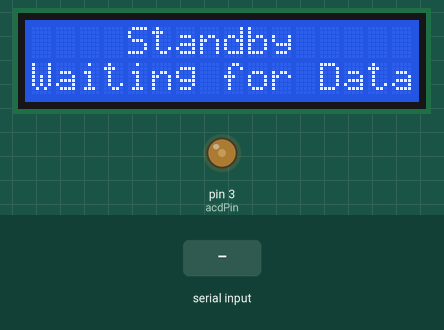
Recording of a sketch running on a simulated Arduino Uno, built with avr-gcc and run on an emulated ATmega328P. On the bench: 16×2 character LCD, output pins drawn as LEDs (lit = HIGH). The inputs (shaded band) are chosen by the test bench.

Above: at 1.2 s.
1.3 s: "90,45,200\n" received over Serial
At 3.8 s:
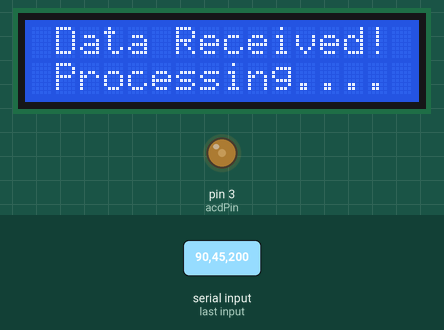
At 6.1 s:
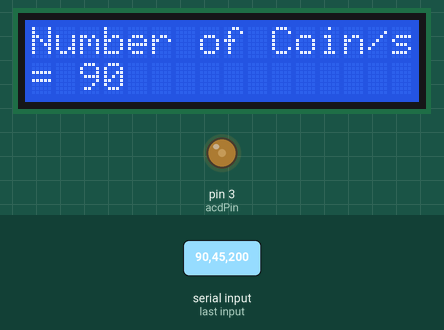
Timing chart, 0 to 19.6 s (numbered marks = the images above; inputs shaded):
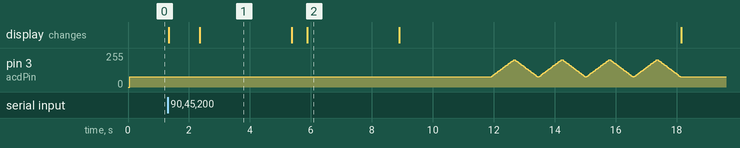

Measured:
- what the display in image 1 shows lasts 3.1 s, from 2.3 s to 5.4 s

The sketch:

Arduino_Code.ino
```cpp
#include <RBDdimmer.h> // Library for Light Dimmer Module
#include <LiquidCrystal_I2C.h> // Library for LCD
#include <Wire.h>

LiquidCrystal_I2C lcd(0x27, 16, 2); // I2C address 0x27, 16 column and 2 rows
const int zeroCrossPin 	= 2;
const int acdPin 	= 3;
const int arraySize = 2;
int intData;
float floatData;
int dataArray[arraySize];
int power = 0;
dimmerLamp acd(acdPin);
void setup() {
  // put your setup code here, to run once:
  lcd.backlight();
  Serial.begin(115200);
  lcd.init();
  lcd.display();
  acd.begin(NORMAL_MODE, ON);
  acd.setPower(30);
}

void loop() {
  // put your main code here, to run repeatedly:
  while (Serial.available() == 0) {
    lcd.setCursor(4, 0);
    lcd.print("Standby");
    lcd.setCursor(0, 1);
    lcd.print("Waiting for Data");
  }
  // Read the data from Python
  lcd.clear();
  lcd.setCursor(1, 0);
  lcd.print("Data Received!");
  delay(1000);
  lcd.setCursor(1, 1);
  lcd.print("Processing....");

  String data = Serial.readStringUntil('\r');

  // Parse the data and extract integer and float values
  char* ptr = strtok(const_cast<char*>(data.c_str()), ",");

  if (ptr != NULL) {
      intData = atoi(ptr);  // Convert the first value to integer
      ptr = strtok(NULL, ",");
  }
  if (ptr != NULL) {
    floatData = atof(ptr);  // Convert the second value to float
  }
  // Store the values in the dataArray
  dataArray[0] = intData;
  dataArray[1] = floatData;
  int pwm = dataArray[0] * 10;
  float amount = dataArray[1];
  delay(2000);
  lcd.clear();
  lcd.setCursor(0,0);
  lcd.print("Number of Coin/s");
  delay(500);
  lcd.setCursor(0,1);
  lcd.print("= ");
  lcd.print(dataArray[0]);
  delay(3000);
  lcd.clear();
  lcd.setCursor(0, 0);
  lcd.print("Setting Power at");
  lcd.setCursor(6, 1);
  lcd.print(pwm);
  lcd.print("%");
  delay(3000);
  if (pwm > 90) {
    for (int i = 0; i <=3; i++) {
      for (int min = 30; min <= 80; min += 2) {
      acd.setPower(min);
      delay(30);
  }
      for (int max = 80; max >= 30; max -= 2) {
      acd.setPower(max);
      delay(30);
  }
    }
  } else {
    while (pwm != power) {
    int parse = map(power, 0, 90, 30, 90);
    if (pwm > power) {
      acd.setPower(parse);
      power += 1;
    } else if (pwm < power) {
      acd.setPower(parse);
      power -= 1;
    }
    delay(20);
  }
  }
  lcd.clear();
  lcd.setCursor(6,0);
  lcd.print("Done!");
  delay(3000);
  lcd.clear();
  power = pwm;
}
```
